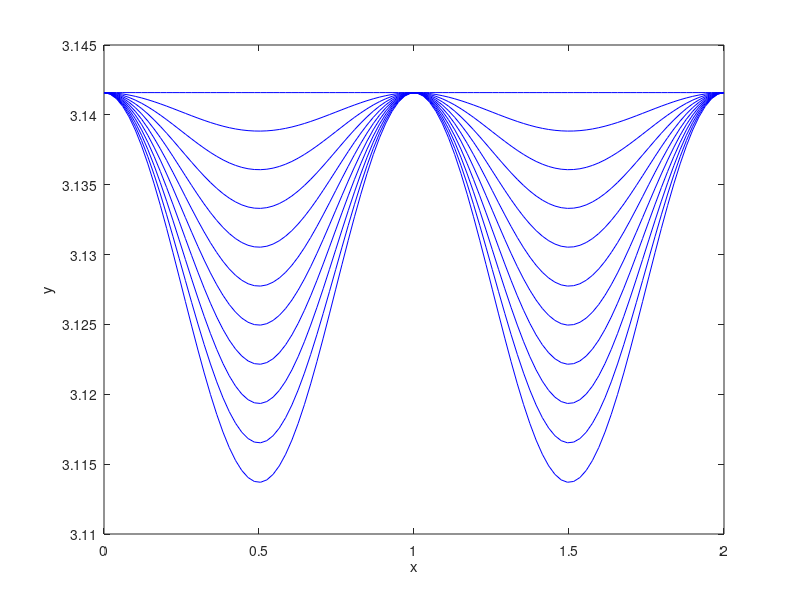

Write the MATLAB code that produced this figure.
%Lab 1 Exercise 1, plot the differential equation y'=-ae^(-y)sin(2*pi*t)

clear
close all
clc

a=0:0.2:2; %set all alpha values
t=linspace(0,2,100); %create t values to plot

y(:,:)=log(a(:)./(2*pi).*cos(2*pi*t)+exp(pi)-a(:)/(2*pi)); %create vector with all y values, each column is a different alpha value

plot(t,y,'b') %plot
xlabel('x')
ylabel('y')
